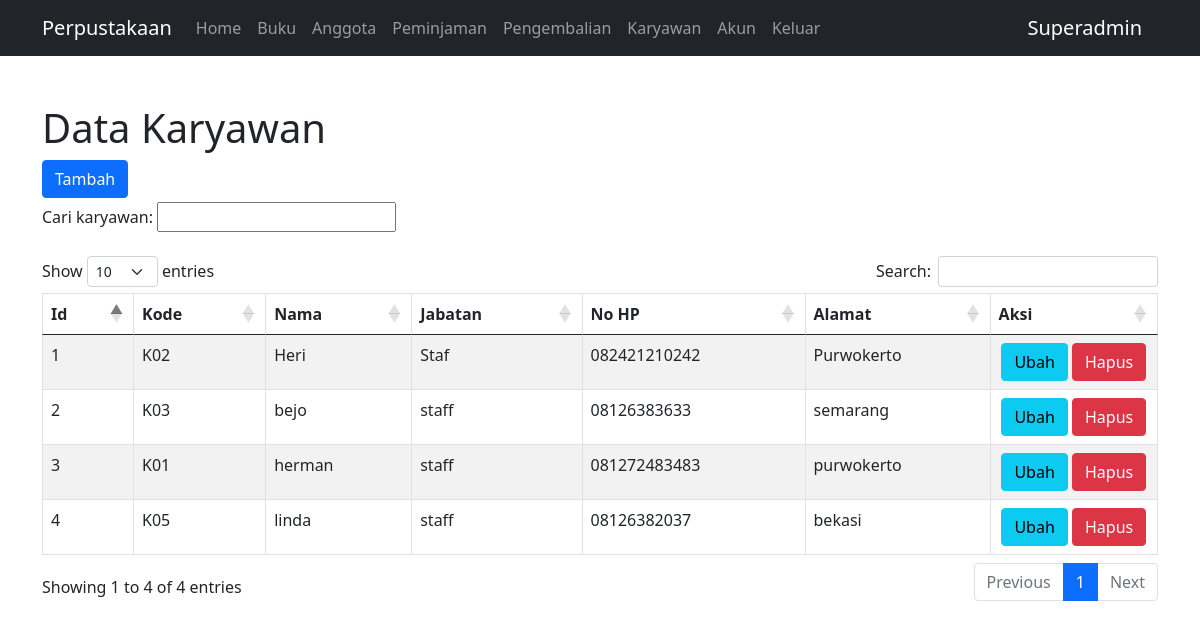
/karyawan.php (signed in), run on the app's committed database.
### tables this page shows
CREATE TABLE `tb_karyawan` (
  `id_petugas` int NOT NULL,
  `kode_petugas` varchar(10) NOT NULL,
  `nama_petugas` char(50) NOT NULL,
  `jabatan_petugas` varchar(255) NOT NULL,
  `no_hp_petugas` varchar(13) NOT NULL,
  `alamat_petugas` varchar(255) NOT NULL
);

### config/controller.php (called while the page is built, shortened)
<?php
function select($query)
{
    global $db_connect;
    $result = mysqli_query($db_connect, $query);
    $rows = [];
    while ($row = mysqli_fetch_assoc($result)) {
        $rows[] = $row;
    }
    return $rows;
}

### karyawan.php (the view, shortened to what this page needs)
<?php
include 'layout/header.php';
$data_karyawan = select("SELECT * FROM tb_karyawan ORDER BY id_petugas ASC")
?>
<div class="container mt-5">
    <h1>Data Karyawan</h1>
    <a href="tambah-karyawan.php" class="btn btn-primary mb-1">Tambah</a>
    <form action="" method="get">
        <label for="cari">Cari karyawan:</label>
        <input type="text" name="cari">
    </form>
    <br>
    <table class="table table-bordered table-striped mt-3" id="table">
        <thead>
            <tr>
                <th>Id</th>
                <th>Kode</th>
                <th>Nama</th>
                <th>Jabatan</th>
                <th>No HP</th>
                <th>Alamat</th>
                <th>Aksi</th>
            </tr>
        </thead>
        <tbody>
            <?php $no = 1;
            ?>
            <?php foreach ($data_karyawan as $karyawan) : ?>
                <tr>
                    <td><?= $no++; ?></td>
                    <td><?= $karyawan['kode_petugas']; ?></td>
                    <td><?= $karyawan['nama_petugas']; ?></td>
                    <td><?= $karyawan['jabatan_petugas']; ?></td>
                    <td><?= $karyawan['no_hp_petugas']; ?></td>
                    <td><?= $karyawan['alamat_petugas']; ?></td>
                    <td width="15%" class="text-center">
                        <a href="update-karyawan.php?id_petugas=<?= $karyawan['id_petugas']; ?>" class="btn btn-info">Ubah</a>
                        <a href="delete-karyawan.php?id_petugas=<?= $karyawan['id_petugas']; ?>" class="btn btn-danger" onclick="return confirm('Yakin akan menghapus data')">Hapus</a>
                    </td>
                </tr>
            <?php endforeach; ?>
        </tbody>
    </table>
</div>
<?php
include 'layout/footer.php';
?>

### data on the page
tb_karyawan: kode_petugas "K02", nama_petugas "Heri", jabatan_petugas "Staf", no_hp_petugas "082421210242", alamat_petugas "Purwokerto"
tb_karyawan: kode_petugas "K03", nama_petugas "bejo", jabatan_petugas "staff", no_hp_petugas "08126383633", alamat_petugas "semarang"
tb_karyawan: kode_petugas "K01", nama_petugas "herman", jabatan_petugas "staff", no_hp_petugas "081272483483", alamat_petugas "purwokerto"
tb_karyawan: kode_petugas "K05", nama_petugas "linda", jabatan_petugas "staff", no_hp_petugas "08126382037", alamat_petugas "bekasi"

### other printed values
$_SESSION['nama'] "Superadmin"
